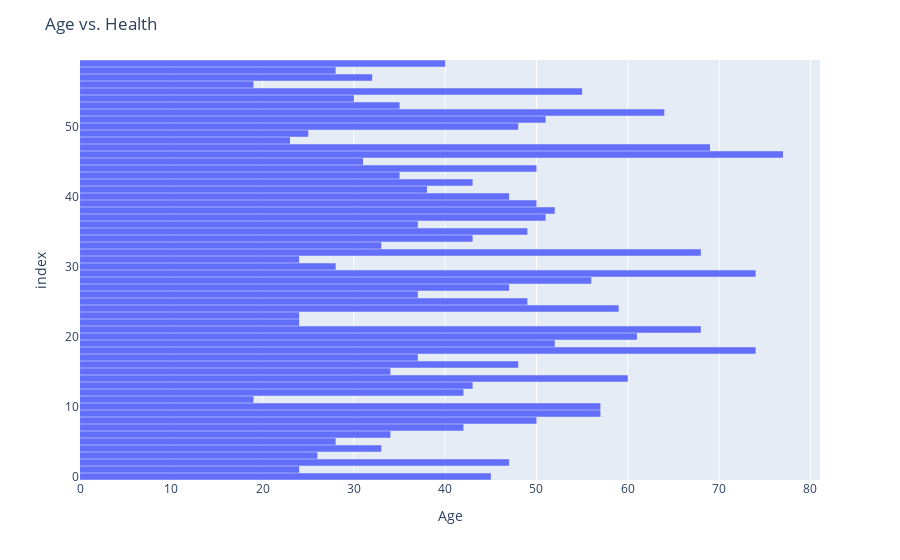

This figure's notebook cell:
### Code cell
# Your code here
fig = px.bar(DF_new,
            x='age',
            color='
            opacity=1,
         ,
            )
fig.update_layout(bargap=0.1,
                 title='Age vs. Health',
                 xaxis_title='Age',
                 
                 )
fig.update_traces(dict(marker_line_width=0))

fig.show()

### Figure 1 — Plotly figure (JSON) as saved in the notebook; plotly's stock layout.template omitted (floating-point values rounded to 4 significant figures)
{"data": [{"alignmentgroup": "True", "hovertemplate": "age=%{x}<br>index=%{y}<extra></extra>", "legendgroup": "", "marker": {"color": "#636efa", "line": {"width": 0}, "opacity": 1, "pattern": {"shape": ""}}, "name": "", "offsetgroup": "", "orientation": "h", "showlegend": false, "textposition": "auto", "type": "bar", "x": [45, 24, 47, 26, 33, 28, 34, 42, 50, 57, 57, 19, 42, 43, 60, 34, 48, 37, 74, 52, 61, 68, 24, 24, 59, 49, 37, 47, 56, 74, 28, 24, 68, 33, 43, 49, 37, 51, 52, 50, 47, 38, 43, 35, 50, 31, 77, 69, 23, 25, 48, 51, 64, 35, 30, 55, 19, 32, 28, 40], "xaxis": "x", "y": [0, 1, 2, 3, 4, 5, 6, 7, 8, 9, 10, 11, 12, 13, 14, 15, 16, 17, 18, 19, 20, 21, 22, 23, 24, 25, 26, 27, 28, 29, 30, 31, 32, 33, 34, 35, 36, 37, 38, 39, 40, 41, 42, 43, 44, 45, 46, 47, 48, 49, 50, 51, 52, 53, 54, 55, 56, 57, 58, 59], "yaxis": "y"}], "layout": {"autosize": true, "bargap": 0.1, "barmode": "relative", "legend": {"tracegroupgap": 0}, "margin": {"t": 60}, "title": {"text": "Age vs. Health"}, "xaxis": {"anchor": "y", "autorange": true, "domain": [0, 1], "range": [0, 81.05], "title": {"text": "Age"}, "type": "linear"}, "yaxis": {"anchor": "x", "autorange": true, "domain": [0, 1], "range": [-0.5, 59.5], "title": {"text": "index"}, "type": "linear"}}}
